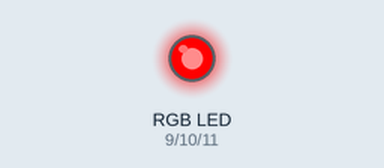
The sketch below on a simulated Arduino Uno, built with avr-gcc and run on an emulated ATmega328P. Shown: an RGB LED mixed from three pins (HIGH = lit). Dim RGB values are drawn brighter than linear.

Above: at 0.05 s.
At 1.5 s:
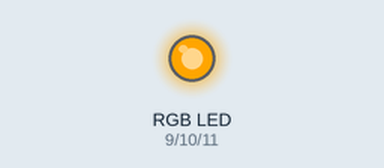
At 3.0 s:
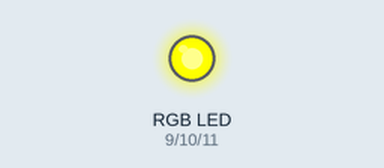
At 4.5 s:
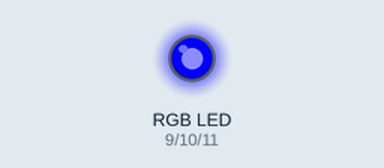
At 6.0 s:
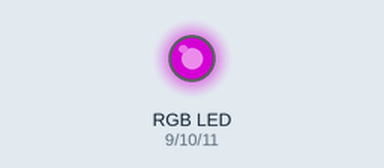
At 12.0 s:
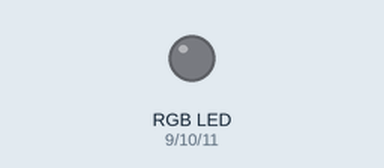
Timing chart, 0 to 15.6 s (numbered marks = the images above):
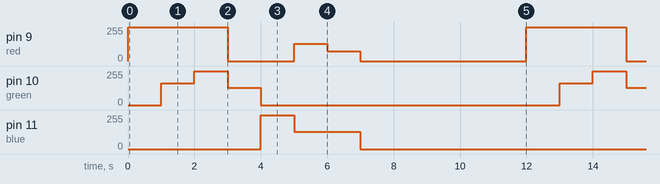

The sketch:

RGB_lab_1.ino
```cpp
#define red 9
#define green 10
#define blue 11

void setup() {
  Serial.begin(9600);
  pinMode(red, OUTPUT);
  pinMode(green, OUTPUT);
  pinMode(blue, OUTPUT);
}

struct rgb {
  int r;
  int g;
  int b;
};

rgb rainbows[] = {rgb{255, 0, 0}, // red
                  rgb{255, 165, 0}, // Orange
                  rgb{255, 255, 0}, // Yellow
                  rgb{0, 128, 0}, // Green
                  rgb{0, 0, 255}, // Blue
                  rgb{128, 0, 128}, // Purple
                  rgb{75, 0, 130} // Indigo
                  };

void loop() {
   analogWrite(red, 0);
   analogWrite(blue, 0);
   analogWrite(green, 0);

   int i = 0;
   while (i < 7) {
      analogWrite(red, rainbows[i].r);
      analogWrite(green, rainbows[i].g);
      analogWrite(blue, rainbows[i].b);

      ++i;
      delay(1000);
   }

   analogWrite(red, 0);
   analogWrite(blue, 0);
   analogWrite(green, 0);

   delay(5000);


}
```

Measured:
- by itself, pin 9 (red): repeats every 12.0 s: 0/255 2.0 s, 128/255 1.0 s, 75/255 1.0 s, 0/255 5.0 s, 255/255 3.0 s
- by itself, pin 10 (green): repeats every 12.0 s: 255/255 1.0 s, 128/255 1.0 s, 0/255 9.0 s, 165/255 1.0 s
- by itself, pin 11 (blue): repeats every 12.0 s: 128/255 1.0 s, 130/255 1.0 s, 0/255 9.0 s, 255/255 1.0 s
